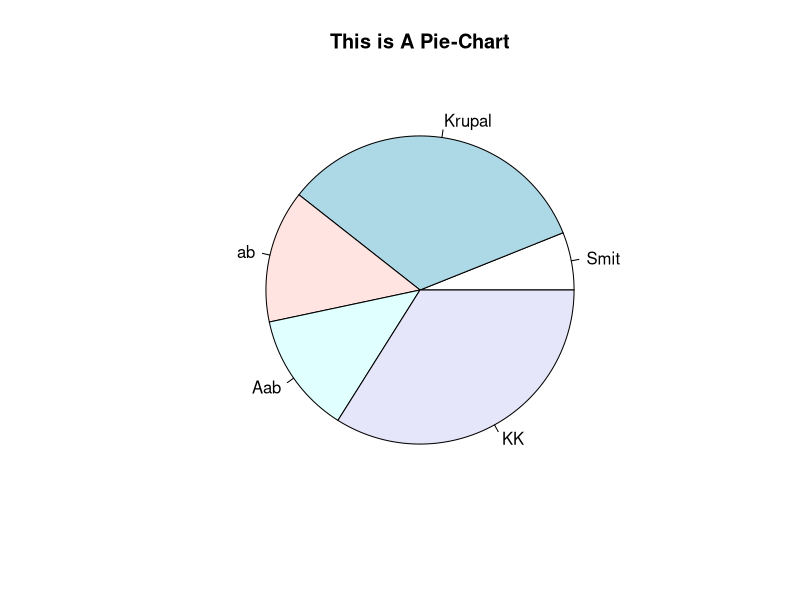

This chart was generated by the following R code:
p<-c(10,55,23,21,56)
lbl<-c("Smit","Krupal","ab","Aab","KK")

pie(p,labels=lbl,main="This is A Pie-Chart")


#lebels= for giving the name of each part of piechart
# main= for giving the title of the graph.